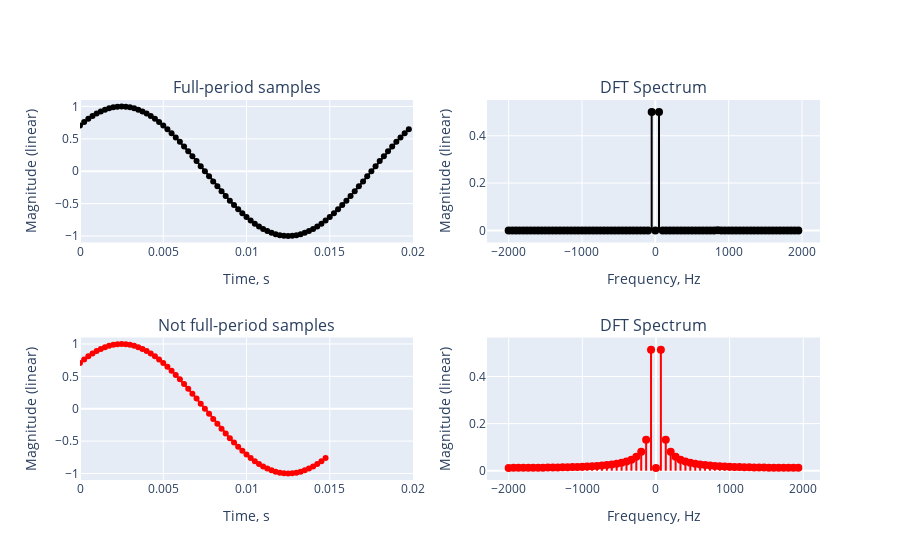

Source (notebook cell):
### Code cell
import numpy as np
import plotly.graph_objects as go
from plotly.subplots import make_subplots
from math import pi

np.random.seed(42)

def get_periodic(A, f1, p, fs, t1, t2):
    Ts = 1 / fs
    time = np.arange(t1, t2, Ts)  # seconds
    periodic = [A * np.cos(2 * pi * f1 * t - p) for t in time]
    return periodic, time

fs = 4000  # Hz
t1 = 0
t2 = 20e-3

A = 1
f1 = 50
p = pi/4
signal1, time1 = get_periodic(A,f1,p,fs,t1,t2=20e-3)
signal2, time2 = get_periodic(A,f1,p,fs,t1,t2=15e-3)

def get_spectrum(signal, fs):
    N = len(signal)
    res = np.fft.fft(signal,N) / N # complex
    freqs = np.fft.fftfreq(len(signal),1/fs)
    res = np.fft.fftshift(res)#[N//2:] * 2
    freqs = np.fft.fftshift(freqs)#[N//2:]
    mags = np.abs(res)
    return mags, freqs

mags1, freqs1 = get_spectrum(signal1, fs)
mags2, freqs2 = get_spectrum(signal2, fs)

fig = make_subplots(rows=2, cols=2, subplot_titles=("Full-period samples", "DFT Spectrum", "Not full-period samples", "DFT Spectrum"))
# Full-period samples
fig.add_trace(go.Scatter(x=time1, y=signal1,showlegend=False, mode="lines+markers", line=dict(color="black")),row=1,col=1)
for i in range(len(freqs1)):
    fig.add_trace(go.Scatter(x=[freqs1[i],freqs1[i]],y=[0,mags1[i]],mode="lines",line=dict(color="black"),showlegend=False),row=1,col=2)
fig.add_trace(go.Scatter(x=freqs1,y=mags1,showlegend=False,mode="markers",marker=dict(color="black", size=8)), row=1,col=2)
# Not full-period samples
fig.add_trace(go.Scatter(x=time2, y=signal2,showlegend=False, mode="lines+markers", line=dict(color="red")),row=2,col=1)
for i in range(len(freqs2)):
    fig.add_trace(go.Scatter(x=[freqs2[i],freqs2[i]],y=[0,mags2[i]],mode="lines",line=dict(color="red"),showlegend=False,),row=2,col=2)
fig.add_trace(go.Scatter(x=freqs2,y=mags2,showlegend=False,mode="markers",marker=dict(color="red", size=8)), row=2,col=2)

# Update xaxis properties
fig.update_xaxes(title_text="Time, s", range=[0, 0.020], row=1, col=1)
fig.update_xaxes(title_text="Frequency, Hz", row=1, col=2)
fig.update_xaxes(title_text="Time, s", range=[0, 0.020], row=2, col=1)
fig.update_xaxes(title_text="Frequency, Hz", row=2, col=2)

# Update yaxis properties
fig.update_yaxes(title_text="Magnitude (linear)", range=[-1.1, 1.1], row=1, col=1)
fig.update_yaxes(title_text="Magnitude (linear)", row=1, col=2)
fig.update_yaxes(title_text="Magnitude (linear)", range=[-1.1, 1.1], row=2, col=1)
fig.update_yaxes(title_text="Magnitude (linear)", row=2, col=2)

fig.show()

### Figure 1 — Plotly figure (JSON) as saved in the notebook; plotly's stock layout.template omitted (floating-point values rounded to 4 significant figures)
{"data": [{"line": {"color": "black"}, "mode": "lines+markers", "showlegend": false, "type": "scatter", "x": [0, 0.00025, 0.0005, 0.00075, 0.001, 0.00125, 0.0015, 0.00175, 0.002, 0.00225, 0.0025, 0.00275, 0.003, 0.00325, 0.0035, 0.00375, 0.004, 0.00425, 0.0045, 0.00475, 0.005, 0.00525, 0.0055, 0.00575, 0.006, 0.00625, 0.0065, 0.00675, 0.007, 0.00725, 0.0075, 0.00775, 0.008, 0.00825, 0.0085, 0.00875, 0.009, 0.00925, 0.0095, 0.00975, 0.01, 0.01025, 0.0105, 0.01075, 0.011, 0.01125, 0.0115, 0.01175, 0.012, 0.01225, 0.0125, 0.01275, 0.013, 0.01325, 0.0135, 0.01375, 0.014, 0.01425, 0.0145, 0.01475, 0.015, 0.01525, 0.0155, 0.01575, 0.016, 0.01625, 0.0165, 0.01675, 0.017, 0.01725, 0.0175, 0.01775, 0.018, 0.01825, 0.0185, 0.01875, 0.019, 0.01925, 0.0195, 0.01975], "xaxis": "x", "y": [0.7071, 0.7604, 0.809, 0.8526, 0.891, 0.9239, 0.9511, 0.9724, 0.9877, 0.9969, 1, 0.9969, 0.9877, 0.9724, 0.9511, 0.9239, 0.891, 0.8526, 0.809, 0.7604, 0.7071, 0.6494, 0.5878, 0.5225, 0.454, 0.3827, 0.309, 0.2334, 0.1564, 0.07846, 6.123e-17, -0.07846, -0.1564, -0.2334, -0.309, -0.3827, -0.454, -0.5225, -0.5878, -0.6494, -0.7071, -0.7604, -0.809, -0.8526, -0.891, -0.9239, -0.9511, -0.9724, -0.9877, -0.9969, -1, -0.9969, -0.9877, -0.9724, -0.9511, -0.9239, -0.891, -0.8526, -0.809, -0.7604, -0.7071, -0.6494, -0.5878, -0.5225, -0.454, -0.3827, -0.309, -0.2334, -0.1564, -0.07846, 7.045e-16, 0.07846, 0.1564, 0.2334, 0.309, 0.3827, 0.454, 0.5225, 0.5878, 0.6494], "yaxis": "y"}, {"line": {"color": "black"}, "mode": "lines", "showlegend": false, "type": "scatter", "x": [-2000, -2000], "xaxis": "x2", "y": [0, 2.051e-18], "yaxis": "y2"}, {"line": {"color": "black"}, "mode": "lines", "showlegend": false, "type": "scatter", "x": [-1950, -1950], "xaxis": "x2", "y": [0, 2.001e-17], "yaxis": "y2"}, {"line": {"color": "black"}, "mode": "lines", "showlegend": false, "type": "scatter", "x": [-1900, -1900], "xaxis": "x2", "y": [0, 1.848e-17], "yaxis": "y2"}, {"line": {"color": "black"}, "mode": "lines", "showlegend": false, "type": "scatter", "x": [-1850, -1850], "xaxis": "x2", "y": [0, 3.891e-17], "yaxis": "y2"}, {"line": {"color": "black"}, "mode": "lines", "showlegend": false, "type": "scatter", "x": [-1800, -1800], "xaxis": "x2", "y": [0, 3.796e-17], "yaxis": "y2"}, {"line": {"color": "black"}, "mode": "lines", "showlegend": false, "type": "scatter", "x": [-1750, -1750], "xaxis": "x2", "y": [0, 3.623e-17], "yaxis": "y2"}, {"line": {"color": "black"}, "mode": "lines", "showlegend": false, "type": "scatter", "x": [-1700, -1700], "xaxis": "x2", "y": [0, 3.521e-17], "yaxis": "y2"}, {"line": {"color": "black"}, "mode": "lines", "showlegend": false, "type": "scatter", "x": [-1650, -1650], "xaxis": "x2", "y": [0, 2.831e-17], "yaxis": "y2"}, {"line": {"color": "black"}, "mode": "lines", "showlegend": false, "type": "scatter", "x": [-1600, -1600], "xaxis": "x2", "y": [0, 1.79e-17], "yaxis": "y2"}, {"line": {"color": "black"}, "mode": "lines", "showlegend": false, "type": "scatter", "x": [-1550, -1550], "xaxis": "x2", "y": [0, 2.545e-17], "yaxis": "y2"}, {"line": {"color": "black"}, "mode": "lines", "showlegend": false, "type": "scatter", "x": [-1500, -1500], "xaxis": "x2", "y": [0, 1.554e-17], "yaxis": "y2"}, {"line": {"color": "black"}, "mode": "lines", "showlegend": false, "type": "scatter", "x": [-1450, -1450], "xaxis": "x2", "y": [0, 1.401e-17], "yaxis": "y2"}, {"line": {"color": "black"}, "mode": "lines", "showlegend": false, "type": "scatter", "x": [-1400, -1400], "xaxis": "x2", "y": [0, 1.966e-17], "yaxis": "y2"}, {"line": {"color": "black"}, "mode": "lines", "showlegend": false, "type": "scatter", "x": [-1350, -1350], "xaxis": "x2", "y": [0, 7.696e-18], "yaxis": "y2"}, {"line": {"color": "black"}, "mode": "lines", "showlegend": false, "type": "scatter", "x": [-1300, -1300], "xaxis": "x2", "y": [0, 1.957e-17], "yaxis": "y2"}, {"line": {"color": "black"}, "mode": "lines", "showlegend": false, "type": "scatter", "x": [-1250, -1250], "xaxis": "x2", "y": [0, 6.302e-18], "yaxis": "y2"}, {"line": {"color": "black"}, "mode": "lines", "showlegend": false, "type": "scatter", "x": [-1200, -1200], "xaxis": "x2", "y": [0, 1.296e-17], "yaxis": "y2"}, {"line": {"color": "black"}, "mode": "lines", "showlegend": false, "type": "scatter", "x": [-1150, -1150], "xaxis": "x2", "y": [0, 9.364e-18], "yaxis": "y2"}, {"line": {"color": "black"}, "mode": "lines", "showlegend": false, "type": "scatter", "x": [-1100, -1100], "xaxis": "x2", "y": [0, 7.58e-18], "yaxis": "y2"}, {"line": {"color": "black"}, "mode": "lines", "showlegend": false, "type": "scatter", "x": [-1050, -1050], "xaxis": "x2", "y": [0, 5.445e-18], "yaxis": "y2"}, {"line": {"color": "black"}, "mode": "lines", "showlegend": false, "type": "scatter", "x": [-1000, -1000], "xaxis": "x2", "y": [0, 2.6e-17], "yaxis": "y2"}, {"line": {"color": "black"}, "mode": "lines", "showlegend": false, "type": "scatter", "x": [-950, -950], "xaxis": "x2", "y": [0, 2.238e-17], "yaxis": "y2"}, {"line": {"color": "black"}, "mode": "lines", "showlegend": false, "type": "scatter", "x": [-900, -900], "xaxis": "x2", "y": [0, 2.081e-17], "yaxis": "y2"}, {"line": {"color": "black"}, "mode": "lines", "showlegend": false, "type": "scatter", "x": [-850, -850], "xaxis": "x2", "y": [0, 4.228e-17], "yaxis": "y2"}, {"line": {"color": "black"}, "mode": "lines", "showlegend": false, "type": "scatter", "x": [-800, -800], "xaxis": "x2", "y": [0, 1.137e-17], "yaxis": "y2"}, {"line": {"color": "black"}, "mode": "lines", "showlegend": false, "type": "scatter", "x": [-750, -750], "xaxis": "x2", "y": [0, 3.233e-17], "yaxis": "y2"}, {"line": {"color": "black"}, "mode": "lines", "showlegend": false, "type": "scatter", "x": [-700, -700], "xaxis": "x2", "y": [0, 9.518e-18], "yaxis": "y2"}, {"line": {"color": "black"}, "mode": "lines", "showlegend": false, "type": "scatter", "x": [-650, -650], "xaxis": "x2", "y": [0, 2.526e-17], "yaxis": "y2"}, {"line": {"color": "black"}, "mode": "lines", "showlegend": false, "type": "scatter", "x": [-600, -600], "xaxis": "x2", "y": [0, 1.916e-17], "yaxis": "y2"}, {"line": {"color": "black"}, "mode": "lines", "showlegend": false, "type": "scatter", "x": [-550, -550], "xaxis": "x2", "y": [0, 2.841e-17], "yaxis": "y2"}, {"line": {"color": "black"}, "mode": "lines", "showlegend": false, "type": "scatter", "x": [-500, -500], "xaxis": "x2", "y": [0, 3.647e-17], "yaxis": "y2"}, {"line": {"color": "black"}, "mode": "lines", "showlegend": false, "type": "scatter", "x": [-450, -450], "xaxis": "x2", "y": [0, 2.266e-17], "yaxis": "y2"}, {"line": {"color": "black"}, "mode": "lines", "showlegend": false, "type": "scatter", "x": [-400, -400], "xaxis": "x2", "y": [0, 4.287e-17], "yaxis": "y2"}, {"line": {"color": "black"}, "mode": "lines", "showlegend": false, "type": "scatter", "x": [-350, -350], "xaxis": "x2", "y": [0, 1.277e-17], "yaxis": "y2"}, {"line": {"color": "black"}, "mode": "lines", "showlegend": false, "type": "scatter", "x": [-300, -300], "xaxis": "x2", "y": [0, 3.804e-17], "yaxis": "y2"}, {"line": {"color": "black"}, "mode": "lines", "showlegend": false, "type": "scatter", "x": [-250, -250], "xaxis": "x2", "y": [0, 2.107e-17], "yaxis": "y2"}, {"line": {"color": "black"}, "mode": "lines", "showlegend": false, "type": "scatter", "x": [-200, -200], "xaxis": "x2", "y": [0, 3.889e-17], "yaxis": "y2"}, {"line": {"color": "black"}, "mode": "lines", "showlegend": false, "type": "scatter", "x": [-150, -150], "xaxis": "x2", "y": [0, 3.305e-17], "yaxis": "y2"}, {"line": {"color": "black"}, "mode": "lines", "showlegend": false, "type": "scatter", "x": [-100, -100], "xaxis": "x2", "y": [0, 3.091e-17], "yaxis": "y2"}, {"line": {"color": "black"}, "mode": "lines", "showlegend": false, "type": "scatter", "x": [-50, -50], "xaxis": "x2", "y": [0, 0.5], "yaxis": "y2"}, {"line": {"color": "black"}, "mode": "lines", "showlegend": false, "type": "scatter", "x": [0, 0], "xaxis": "x2", "y": [0, 2.258e-17], "yaxis": "y2"}, {"line": {"color": "black"}, "mode": "lines", "showlegend": false, "type": "scatter", "x": [50, 50], "xaxis": "x2", "y": [0, 0.5], "yaxis": "y2"}, {"line": {"color": "black"}, "mode": "lines", "showlegend": false, "type": "scatter", "x": [100, 100], "xaxis": "x2", "y": [0, 3.091e-17], "yaxis": "y2"}, {"line": {"color": "black"}, "mode": "lines", "showlegend": false, "type": "scatter", "x": [150, 150], "xaxis": "x2", "y": [0, 3.135e-17], "yaxis": "y2"}, {"line": {"color": "black"}, "mode": "lines", "showlegend": false, "type": "scatter", "x": [200, 200], "xaxis": "x2", "y": [0, 3.889e-17], "yaxis": "y2"}, {"line": {"color": "black"}, "mode": "lines", "showlegend": false, "type": "scatter", "x": [250, 250], "xaxis": "x2", "y": [0, 3.216e-17], "yaxis": "y2"}, {"line": {"color": "black"}, "mode": "lines", "showlegend": false, "type": "scatter", "x": [300, 300], "xaxis": "x2", "y": [0, 3.804e-17], "yaxis": "y2"}, {"line": {"color": "black"}, "mode": "lines", "showlegend": false, "type": "scatter", "x": [350, 350], "xaxis": "x2", "y": [0, 7.76e-18], "yaxis": "y2"}, {"line": {"color": "black"}, "mode": "lines", "showlegend": false, "type": "scatter", "x": [400, 400], "xaxis": "x2", "y": [0, 4.287e-17], "yaxis": "y2"}, {"line": {"color": "black"}, "mode": "lines", "showlegend": false, "type": "scatter", "x": [450, 450], "xaxis": "x2", "y": [0, 3.109e-17], "yaxis": "y2"}, {"line": {"color": "black"}, "mode": "lines", "showlegend": false, "type": "scatter", "x": [500, 500], "xaxis": "x2", "y": [0, 3.647e-17], "yaxis": "y2"}, {"line": {"color": "black"}, "mode": "lines", "showlegend": false, "type": "scatter", "x": [550, 550], "xaxis": "x2", "y": [0, 1.794e-17], "yaxis": "y2"}, {"line": {"color": "black"}, "mode": "lines", "showlegend": false, "type": "scatter", "x": [600, 600], "xaxis": "x2", "y": [0, 1.916e-17], "yaxis": "y2"}, {"line": {"color": "black"}, "mode": "lines", "showlegend": false, "type": "scatter", "x": [650, 650], "xaxis": "x2", "y": [0, 1.953e-17], "yaxis": "y2"}, {"line": {"color": "black"}, "mode": "lines", "showlegend": false, "type": "scatter", "x": [700, 700], "xaxis": "x2", "y": [0, 9.518e-18], "yaxis": "y2"}, {"line": {"color": "black"}, "mode": "lines", "showlegend": false, "type": "scatter", "x": [750, 750], "xaxis": "x2", "y": [0, 2.22e-17], "yaxis": "y2"}, {"line": {"color": "black"}, "mode": "lines", "showlegend": false, "type": "scatter", "x": [800, 800], "xaxis": "x2", "y": [0, 1.137e-17], "yaxis": "y2"}, {"line": {"color": "black"}, "mode": "lines", "showlegend": false, "type": "scatter", "x": [850, 850], "xaxis": "x2", "y": [0, 7.717e-17], "yaxis": "y2"}, {"line": {"color": "black"}, "mode": "lines", "showlegend": false, "type": "scatter", "x": [900, 900], "xaxis": "x2", "y": [0, 2.081e-17], "yaxis": "y2"}, {"line": {"color": "black"}, "mode": "lines", "showlegend": false, "type": "scatter", "x": [950, 950], "xaxis": "x2", "y": [0, 1.438e-17], "yaxis": "y2"}, {"line": {"color": "black"}, "mode": "lines", "showlegend": false, "type": "scatter", "x": [1000, 1000], "xaxis": "x2", "y": [0, 2.6e-17], "yaxis": "y2"}, {"line": {"color": "black"}, "mode": "lines", "showlegend": false, "type": "scatter", "x": [1050, 1050], "xaxis": "x2", "y": [0, 1.001e-17], "yaxis": "y2"}, {"line": {"color": "black"}, "mode": "lines", "showlegend": false, "type": "scatter", "x": [1100, 1100], "xaxis": "x2", "y": [0, 7.58e-18], "yaxis": "y2"}, {"line": {"color": "black"}, "mode": "lines", "showlegend": false, "type": "scatter", "x": [1150, 1150], "xaxis": "x2", "y": [0, 2.363e-17], "yaxis": "y2"}, {"line": {"color": "black"}, "mode": "lines", "showlegend": false, "type": "scatter", "x": [1200, 1200], "xaxis": "x2", "y": [0, 1.296e-17], "yaxis": "y2"}, {"line": {"color": "black"}, "mode": "lines", "showlegend": false, "type": "scatter", "x": [1250, 1250], "xaxis": "x2", "y": [0, 8.781e-18], "yaxis": "y2"}, {"line": {"color": "black"}, "mode": "lines", "showlegend": false, "type": "scatter", "x": [1300, 1300], "xaxis": "x2", "y": [0, 1.957e-17], "yaxis": "y2"}, {"line": {"color": "black"}, "mode": "lines", "showlegend": false, "type": "scatter", "x": [1350, 1350], "xaxis": "x2", "y": [0, 1.982e-18], "yaxis": "y2"}, {"line": {"color": "black"}, "mode": "lines", "showlegend": false, "type": "scatter", "x": [1400, 1400], "xaxis": "x2", "y": [0, 1.966e-17], "yaxis": "y2"}, {"line": {"color": "black"}, "mode": "lines", "showlegend": false, "type": "scatter", "x": [1450, 1450], "xaxis": "x2", "y": [0, 2.608e-17], "yaxis": "y2"}, {"line": {"color": "black"}, "mode": "lines", "showlegend": false, "type": "scatter", "x": [1500, 1500], "xaxis": "x2", "y": [0, 1.554e-17], "yaxis": "y2"}, {"line": {"color": "black"}, "mode": "lines", "showlegend": false, "type": "scatter", "x": [1550, 1550], "xaxis": "x2", "y": [0, 3.14e-17], "yaxis": "y2"}, {"line": {"color": "black"}, "mode": "lines", "showlegend": false, "type": "scatter", "x": [1600, 1600], "xaxis": "x2", "y": [0, 1.79e-17], "yaxis": "y2"}, {"line": {"color": "black"}, "mode": "lines", "showlegend": false, "type": "scatter", "x": [1650, 1650], "xaxis": "x2", "y": [0, 3.13e-17], "yaxis": "y2"}, {"line": {"color": "black"}, "mode": "lines", "showlegend": false, "type": "scatter", "x": [1700, 1700], "xaxis": "x2", "y": [0, 3.521e-17], "yaxis": "y2"}, {"line": {"color": "black"}, "mode": "lines", "showlegend": false, "type": "scatter", "x": [1750, 1750], "xaxis": "x2", "y": [0, 3.852e-17], "yaxis": "y2"}, {"line": {"color": "black"}, "mode": "lines", "showlegend": false, "type": "scatter", "x": [1800, 1800], "xaxis": "x2", "y": [0, 3.796e-17], "yaxis": "y2"}, {"line": {"color": "black"}, "mode": "lines", "showlegend": false, "type": "scatter", "x": [1850, 1850], "xaxis": "x2", "y": [0, 4.072e-17], "yaxis": "y2"}, {"line": {"color": "black"}, "mode": "lines", "showlegend": false, "type": "scatter", "x": [1900, 1900], "xaxis": "x2", "y": [0, 1.848e-17], "yaxis": "y2"}, {"line": {"color": "black"}, "mode": "lines", "showlegend": false, "type": "scatter", "x": [1950, 1950], "xaxis": "x2", "y": [0, 8.93e-18], "yaxis": "y2"}, {"marker": {"color": "black", "size": 8}, "mode": "markers", "showlegend": false, "type": "scatter", "x": [-2000, -1950, -1900, -1850, -1800, -1750, -1700, -1650, -1600, -1550, -1500, -1450, -1400, -1350, -1300, -1250, -1200, -1150, -1100, -1050, -1000, -950, -900, -850, -800, -750, -700, -650, -600, -550, -500, -450, -400, -350, -300, -250, -200, -150, -100, -50, 0, 50, 100, 150, 200, 250, 300, 350, 400, 450, 500, 550, 600, 650, 700, 750, 800, 850, 900, 950, 1000, 1050, 1100, 1150, 1200, 1250, 1300, 1350, 1400, 1450, 1500, 1550, 1600, 1650, 1700, 1750, 1800, 1850, 1900, 1950], "xaxis": "x2", "y": [2.051e-18, 2.001e-17, 1.848e-17, 3.891e-17, 3.796e-17, 3.623e-17, 3.521e-17, 2.831e-17, 1.79e-17, 2.545e-17, 1.554e-17, 1.401e-17, 1.966e-17, 7.696e-18, 1.957e-17, 6.302e-18, 1.296e-17, 9.364e-18, 7.58e-18, 5.445e-18, 2.6e-17, 2.238e-17, 2.081e-17, 4.228e-17, 1.137e-17, 3.233e-17, 9.518e-18, 2.526e-17, 1.916e-17, 2.841e-17, 3.647e-17, 2.266e-17, 4.287e-17, 1.277e-17, 3.804e-17, 2.107e-17, 3.889e-17, 3.305e-17, 3.091e-17, 0.5, 2.258e-17, 0.5, 3.091e-17, 3.135e-17, 3.889e-17, 3.216e-17, 3.804e-17, 7.76e-18, 4.287e-17, 3.109e-17, 3.647e-17, 1.794e-17, 1.916e-17, 1.953e-17, 9.518e-18, 2.22e-17, 1.137e-17, 7.717e-17, 2.081e-17, 1.438e-17, 2.6e-17, 1.001e-17, 7.58e-18, 2.363e-17, 1.296e-17, 8.781e-18, 1.957e-17, 1.982e-18, 1.966e-17, 2.608e-17, 1.554e-17, 3.14e-17, 1.79e-17, 3.13e-17, 3.521e-17, 3.852e-17, 3.796e-17, 4.072e-17, 1.848e-17, 8.93e-18], "yaxis": "y2"}, {"line": {"color": "red"}, "mode": "lines+markers", "showlegend": false, "type": "scatter", "x": [0, 0.00025, 0.0005, 0.00075, 0.001, 0.00125, 0.0015, 0.00175, 0.002, 0.00225, 0.0025, 0.00275, 0.003, 0.00325, 0.0035, 0.00375, 0.004, 0.00425, 0.0045, 0.00475, 0.005, 0.00525, 0.0055, 0.00575, 0.006, 0.00625, 0.0065, 0.00675, 0.007, 0.00725, 0.0075, 0.00775, 0.008, 0.00825, 0.0085, 0.00875, 0.009, 0.00925, 0.0095, 0.00975, 0.01, 0.01025, 0.0105, 0.01075, 0.011, 0.01125, 0.0115, 0.01175, 0.012, 0.01225, 0.0125, 0.01275, 0.013, 0.01325, 0.0135, 0.01375, 0.014, 0.01425, 0.0145, 0.01475], "xaxis": "x3", "y": [0.7071, 0.7604, 0.809, 0.8526, 0.891, 0.9239, 0.9511, 0.9724, 0.9877, 0.9969, 1, 0.9969, 0.9877, 0.9724, 0.9511, 0.9239, 0.891, 0.8526, 0.809, 0.7604, 0.7071, 0.6494, 0.5878, 0.5225, 0.454, 0.3827, 0.309, 0.2334, 0.1564, 0.07846, 6.123e-17, -0.07846, -0.1564, -0.2334, -0.309, -0.3827, -0.454, -0.5225, -0.5878, -0.6494, -0.7071, -0.7604, -0.809, -0.8526, -0.891, -0.9239, -0.9511, -0.9724, -0.9877, -0.9969, -1, -0.9969, -0.9877, -0.9724, -0.9511, -0.9239, -0.891, -0.8526, -0.809, -0.7604], "yaxis": "y3"}, {"line": {"color": "red"}, "mode": "lines", "showlegend": false, "type": "scatter", "x": [-2000.0, -2000.0], "xaxis": "x4", "y": [0, 0.01179], "yaxis": "y4"}, {"line": {"color": "red"}, "mode": "lines", "showlegend": false, "type": "scatter", "x": [-1933.0, -1933.0], "xaxis": "x4", "y": [0, 0.0118], "yaxis": "y4"}, {"line": {"color": "red"}, "mode": "lines", "showlegend": false, "type": "scatter", "x": [-1867.0, -1867.0], "xaxis": "x4", "y": [0, 0.01185], "yaxis": "y4"}, {"line": {"color": "red"}, "mode": "lines", "showlegend": false, "type": "scatter", "x": [-1800.0, -1800.0], "xaxis": "x4", "y": [0, 0.01193], "yaxis": "y4"}, {"line": {"color": "red"}, "mode": "lines", "showlegend": false, "type": "scatter", "x": [-1733.0, -1733.0], "xaxis": "x4", "y": [0, 0.01205], "yaxis": "y4"}, {"line": {"color": "red"}, "mode": "lines", "showlegend": false, "type": "scatter", "x": [-1667.0, -1667.0], "xaxis": "x4", "y": [0, 0.0122], "yaxis": "y4"}, {"line": {"color": "red"}, "mode": "lines", "showlegend": false, "type": "scatter", "x": [-1600, -1600], "xaxis": "x4", "y": [0, 0.01239], "yaxis": "y4"}, {"line": {"color": "red"}, "mode": "lines", "showlegend": false, "type": "scatter", "x": [-1533.0, -1533.0], "xaxis": "x4", "y": [0, 0.01263], "yaxis": "y4"}, {"line": {"color": "red"}, "mode": "lines", "showlegend": false, "type": "scatter", "x": [-1467.0, -1467.0], "xaxis": "x4", "y": [0, 0.0129], "yaxis": "y4"}, {"line": {"color": "red"}, "mode": "lines", "showlegend": false, "type": "scatter", "x": [-1400, -1400], "xaxis": "x4", "y": [0, 0.01323], "yaxis": "y4"}, {"line": {"color": "red"}, "mode": "lines", "showlegend": false, "type": "scatter", "x": [-1333.0, -1333.0], "xaxis": "x4", "y": [0, 0.01362], "yaxis": "y4"}, {"line": {"color": "red"}, "mode": "lines", "showlegend": false, "type": "scatter", "x": [-1267.0, -1267.0], "xaxis": "x4", "y": [0, 0.01406], "yaxis": "y4"}, {"line": {"color": "red"}, "mode": "lines", "showlegend": false, "type": "scatter", "x": [-1200, -1200], "xaxis": "x4", "y": [0, 0.01458], "yaxis": "y4"}, {"line": {"color": "red"}, "mode": "lines", "showlegend": false, "type": "scatter", "x": [-1133.0, -1133.0], "xaxis": "x4", "y": [0, 0.01518], "yaxis": "y4"}, {"line": {"color": "red"}, "mode": "lines", "showlegend": false, "type": "scatter", "x": [-1067.0, -1067.0], "xaxis": "x4", "y": [0, 0.01588], "yaxis": "y4"}, {"line": {"color": "red"}, "mode": "lines", "showlegend": false, "type": "scatter", "x": [-1000.0, -1000.0], "xaxis": "x4", "y": [0, 0.01669], "yaxis": "y4"}, {"line": {"color": "red"}, "mode": "lines", "showlegend": false, "type": "scatter", "x": [-933.3, -933.3], "xaxis": "x4", "y": [0, 0.01765], "yaxis": "y4"}, {"line": {"color": "red"}, "mode": "lines", "showlegend": false, "type": "scatter", "x": [-866.7, -866.7], "xaxis": "x4", "y": [0, 0.01877], "yaxis": "y4"}, {"line": {"color": "red"}, "mode": "lines", "showlegend": false, "type": "scatter", "x": [-800, -800], "xaxis": "x4", "y": [0, 0.02011], "yaxis": "y4"}, {"line": {"color": "red"}, "mode": "lines", "showlegend": false, "type": "scatter", "x": [-733.3, -733.3], "xaxis": "x4", "y": [0, 0.02172], "yaxis": "y4"}, {"line": {"color": "red"}, "mode": "lines", "showlegend": false, "type": "scatter", "x": [-666.7, -666.7], "xaxis": "x4", "y": [0, 0.02368], "yaxis": "y4"}, {"line": {"color": "red"}, "mode": "lines", "showlegend": false, "type": "scatter", "x": [-600, -600], "xaxis": "x4", "y": [0, 0.02611], "yaxis": "y4"}, {"line": {"color": "red"}, "mode": "lines", "showlegend": false, "type": "scatter", "x": [-533.3, -533.3], "xaxis": "x4", "y": [0, 0.0292], "yaxis": "y4"}, {"line": {"color": "red"}, "mode": "lines", "showlegend": false, "type": "scatter", "x": [-466.7, -466.7], "xaxis": "x4", "y": [0, 0.03323], "yaxis": "y4"}, {"line": {"color": "red"}, "mode": "lines", "showlegend": false, "type": "scatter", "x": [-400, -400], "xaxis": "x4", "y": [0, 0.0387], "yaxis": "y4"}, {"line": {"color": "red"}, "mode": "lines", "showlegend": false, "type": "scatter", "x": [-333.3, -333.3], "xaxis": "x4", "y": [0, 0.04654], "yaxis": "y4"}, {"line": {"color": "red"}, "mode": "lines", "showlegend": false, "type": "scatter", "x": [-266.7, -266.7], "xaxis": "x4", "y": [0, 0.05869], "yaxis": "y4"}, {"line": {"color": "red"}, "mode": "lines", "showlegend": false, "type": "scatter", "x": [-200, -200], "xaxis": "x4", "y": [0, 0.08028], "yaxis": "y4"}, {"line": {"color": "red"}, "mode": "lines", "showlegend": false, "type": "scatter", "x": [-133.3, -133.3], "xaxis": "x4", "y": [0, 0.1311], "yaxis": "y4"}, {"line": {"color": "red"}, "mode": "lines", "showlegend": false, "type": "scatter", "x": [-66.67, -66.67], "xaxis": "x4", "y": [0, 0.5144], "yaxis": "y4"}, {"line": {"color": "red"}, "mode": "lines", "showlegend": false, "type": "scatter", "x": [0, 0], "xaxis": "x4", "y": [0, 0.01179], "yaxis": "y4"}, {"line": {"color": "red"}, "mode": "lines", "showlegend": false, "type": "scatter", "x": [66.67, 66.67], "xaxis": "x4", "y": [0, 0.5144], "yaxis": "y4"}, {"line": {"color": "red"}, "mode": "lines", "showlegend": false, "type": "scatter", "x": [133.3, 133.3], "xaxis": "x4", "y": [0, 0.1311], "yaxis": "y4"}, {"line": {"color": "red"}, "mode": "lines", "showlegend": false, "type": "scatter", "x": [200, 200], "xaxis": "x4", "y": [0, 0.08028], "yaxis": "y4"}, {"line": {"color": "red"}, "mode": "lines", "showlegend": false, "type": "scatter", "x": [266.7, 266.7], "xaxis": "x4", "y": [0, 0.05869], "yaxis": "y4"}, {"line": {"color": "red"}, "mode": "lines", "showlegend": false, "type": "scatter", "x": [333.3, 333.3], "xaxis": "x4", "y": [0, 0.04654], "yaxis": "y4"}, {"line": {"color": "red"}, "mode": "lines", "showlegend": false, "type": "scatter", "x": [400, 400], "xaxis": "x4", "y": [0, 0.0387], "yaxis": "y4"}, {"line": {"color": "red"}, "mode": "lines", "showlegend": false, "type": "scatter", "x": [466.7, 466.7], "xaxis": "x4", "y": [0, 0.03323], "yaxis": "y4"}, {"line": {"color": "red"}, "mode": "lines", "showlegend": false, "type": "scatter", "x": [533.3, 533.3], "xaxis": "x4", "y": [0, 0.0292], "yaxis": "y4"}, {"line": {"color": "red"}, "mode": "lines", "showlegend": false, "type": "scatter", "x": [600, 600], "xaxis": "x4", "y": [0, 0.02611], "yaxis": "y4"}, {"line": {"color": "red"}, "mode": "lines", "showlegend": false, "type": "scatter", "x": [666.7, 666.7], "xaxis": "x4", "y": [0, 0.02368], "yaxis": "y4"}, {"line": {"color": "red"}, "mode": "lines", "showlegend": false, "type": "scatter", "x": [733.3, 733.3], "xaxis": "x4", "y": [0, 0.02172], "yaxis": "y4"}, {"line": {"color": "red"}, "mode": "lines", "showlegend": false, "type": "scatter", "x": [800, 800], "xaxis": "x4", "y": [0, 0.02011], "yaxis": "y4"}, {"line": {"color": "red"}, "mode": "lines", "showlegend": false, "type": "scatter", "x": [866.7, 866.7], "xaxis": "x4", "y": [0, 0.01877], "yaxis": "y4"}, {"line": {"color": "red"}, "mode": "lines", "showlegend": false, "type": "scatter", "x": [933.3, 933.3], "xaxis": "x4", "y": [0, 0.01765], "yaxis": "y4"}, {"line": {"color": "red"}, "mode": "lines", "showlegend": false, "type": "scatter", "x": [1000.0, 1000.0], "xaxis": "x4", "y": [0, 0.01669], "yaxis": "y4"}, {"line": {"color": "red"}, "mode": "lines", "showlegend": false, "type": "scatter", "x": [1067.0, 1067.0], "xaxis": "x4", "y": [0, 0.01588], "yaxis": "y4"}, {"line": {"color": "red"}, "mode": "lines", "showlegend": false, "type": "scatter", "x": [1133.0, 1133.0], "xaxis": "x4", "y": [0, 0.01518], "yaxis": "y4"}, {"line": {"color": "red"}, "mode": "lines", "showlegend": false, "type": "scatter", "x": [1200, 1200], "xaxis": "x4", "y": [0, 0.01458], "yaxis": "y4"}, {"line": {"color": "red"}, "mode": "lines", "showlegend": false, "type": "scatter", "x": [1267.0, 1267.0], "xaxis": "x4", "y": [0, 0.01406], "yaxis": "y4"}, {"line": {"color": "red"}, "mode": "lines", "showlegend": false, "type": "scatter", "x": [1333.0, 1333.0], "xaxis": "x4", "y": [0, 0.01362], "yaxis": "y4"}, {"line": {"color": "red"}, "mode": "lines", "showlegend": false, "type": "scatter", "x": [1400, 1400], "xaxis": "x4", "y": [0, 0.01323], "yaxis": "y4"}, {"line": {"color": "red"}, "mode": "lines", "showlegend": false, "type": "scatter", "x": [1467.0, 1467.0], "xaxis": "x4", "y": [0, 0.0129], "yaxis": "y4"}, {"line": {"color": "red"}, "mode": "lines", "showlegend": false, "type": "scatter", "x": [1533.0, 1533.0], "xaxis": "x4", "y": [0, 0.01263], "yaxis": "y4"}, {"line": {"color": "red"}, "mode": "lines", "showlegend": false, "type": "scatter", "x": [1600, 1600], "xaxis": "x4", "y": [0, 0.01239], "yaxis": "y4"}, {"line": {"color": "red"}, "mode": "lines", "showlegend": false, "type": "scatter", "x": [1667.0, 1667.0], "xaxis": "x4", "y": [0, 0.0122], "yaxis": "y4"}, {"line": {"color": "red"}, "mode": "lines", "showlegend": false, "type": "scatter", "x": [1733.0, 1733.0], "xaxis": "x4", "y": [0, 0.01205], "yaxis": "y4"}, {"line": {"color": "red"}, "mode": "lines", "showlegend": false, "type": "scatter", "x": [1800.0, 1800.0], "xaxis": "x4", "y": [0, 0.01193], "yaxis": "y4"}, {"line": {"color": "red"}, "mode": "lines", "showlegend": false, "type": "scatter", "x": [1867.0, 1867.0], "xaxis": "x4", "y": [0, 0.01185], "yaxis": "y4"}, {"line": {"color": "red"}, "mode": "lines", "showlegend": false, "type": "scatter", "x": [1933.0, 1933.0], "xaxis": "x4", "y": [0, 0.0118], "yaxis": "y4"}, {"marker": {"color": "red", "size": 8}, "mode": "markers", "showlegend": false, "type": "scatter", "x": [-2000.0, -1933.0, -1867.0, -1800.0, -1733.0, -1667.0, -1600, -1533.0, -1467.0, -1400, -1333.0, -1267.0, -1200, -1133.0, -1067.0, -1000.0, -933.3, -866.7, -800, -733.3, -666.7, -600, -533.3, -466.7, -400, -333.3, -266.7, -200, -133.3, -66.67, 0, 66.67, 133.3, 200, 266.7, 333.3, 400, 466.7, 533.3, 600, 666.7, 733.3, 800, 866.7, 933.3, 1000.0, 1067.0, 1133.0, 1200, 1267.0, 1333.0, 1400, 1467.0, 1533.0, 1600, 1667.0, 1733.0, 1800.0, 1867.0, 1933.0], "xaxis": "x4", "y": [0.01179, 0.0118, 0.01185, 0.01193, 0.01205, 0.0122, 0.01239, 0.01263, 0.0129, 0.01323, 0.01362, 0.01406, 0.01458, 0.01518, 0.01588, 0.01669, 0.01765, 0.01877, 0.02011, 0.02172, 0.02368, 0.02611, 0.0292, 0.03323, 0.0387, 0.04654, 0.05869, 0.08028, 0.1311, 0.5144, 0.01179, 0.5144, 0.1311, 0.08028, 0.05869, 0.04654, 0.0387, 0.03323, 0.0292, 0.02611, 0.02368, 0.02172, 0.02011, 0.01877, 0.01765, 0.01669, 0.01588, 0.01518, 0.01458, 0.01406, 0.01362, 0.01323, 0.0129, 0.01263, 0.01239, 0.0122, 0.01205, 0.01193, 0.01185, 0.0118], "yaxis": "y4"}], "layout": {"annotations": [{"font": {"size": 16}, "showarrow": false, "text": "Full-period samples", "x": 0.225, "xanchor": "center", "xref": "paper", "y": 1, "yanchor": "bottom", "yref": "paper"}, {"font": {"size": 16}, "showarrow": false, "text": "DFT Spectrum", "x": 0.775, "xanchor": "center", "xref": "paper", "y": 1, "yanchor": "bottom", "yref": "paper"}, {"font": {"size": 16}, "showarrow": false, "text": "Not full-period samples", "x": 0.225, "xanchor": "center", "xref": "paper", "y": 0.375, "yanchor": "bottom", "yref": "paper"}, {"font": {"size": 16}, "showarrow": false, "text": "DFT Spectrum", "x": 0.775, "xanchor": "center", "xref": "paper", "y": 0.375, "yanchor": "bottom", "yref": "paper"}], "xaxis": {"anchor": "y", "domain": [0, 0.45], "range": [0, 0.02], "title": {"text": "Time, s"}}, "xaxis2": {"anchor": "y2", "domain": [0.55, 1], "title": {"text": "Frequency, Hz"}}, "xaxis3": {"anchor": "y3", "domain": [0, 0.45], "range": [0, 0.02], "title": {"text": "Time, s"}}, "xaxis4": {"anchor": "y4", "domain": [0.55, 1], "title": {"text": "Frequency, Hz"}}, "yaxis": {"anchor": "x", "domain": [0.625, 1], "range": [-1.1, 1.1], "title": {"text": "Magnitude (linear)"}}, "yaxis2": {"anchor": "x2", "domain": [0.625, 1], "title": {"text": "Magnitude (linear)"}}, "yaxis3": {"anchor": "x3", "domain": [0, 0.375], "range": [-1.1, 1.1], "title": {"text": "Magnitude (linear)"}}, "yaxis4": {"anchor": "x4", "domain": [0, 0.375], "title": {"text": "Magnitude (linear)"}}}}
